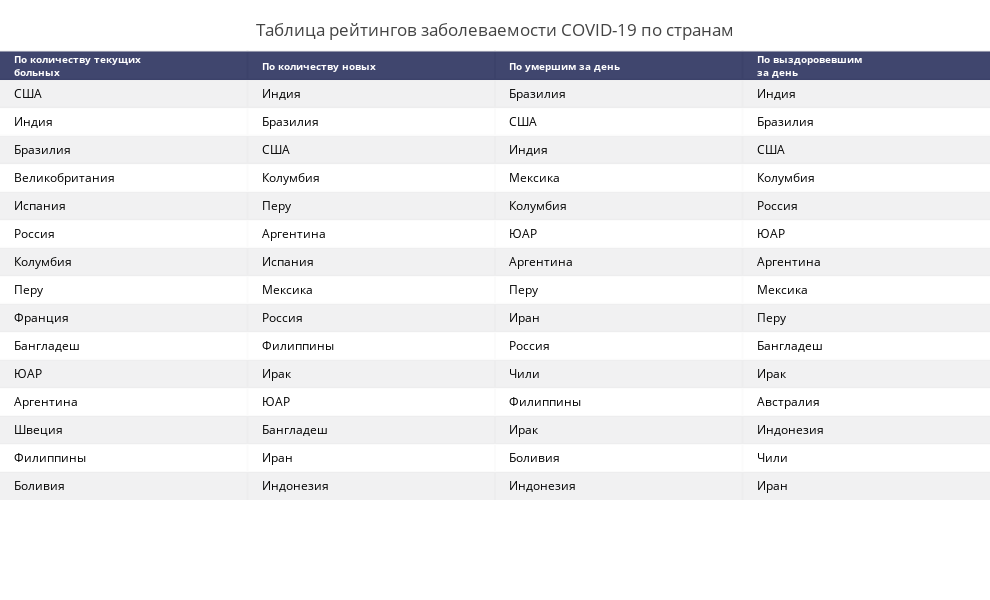

This figure's notebook cell:
### Code cell
covid_rates = pd.DataFrame()
mask = (X.Date==myday)&(X.Country!='Весь мир')
today_cases = X[mask]
#covid_rates.reset_index(drop=True)
covid_rates['По количеству текущих<br>больных'] = today_cases.sort_values(by=['Remaining_ill'],ascending = False).Country.reset_index(drop=True)
covid_rates['По количеству новых'] = today_cases.sort_values(by=['Day_confirmed'],ascending = False).Country.reset_index(drop=True)
covid_rates['По умершим за день'] = today_cases.sort_values(by=['Day_deaths'],ascending = False).Country.reset_index(drop=True)
covid_rates['По выздоровевшим<br>за день'] = today_cases.sort_values(by=['Day_recovered'],ascending = False).Country.reset_index(drop=True)
covid_rates.head(10)
fig =  ff.create_table(covid_rates.head(15))
fig.update_layout(
    
                  title_text ='Таблица рейтингов заболеваемости COVID-19 по странам',
                  margin = {'t':50, 'b':100},
                  title_x = 0.5,
                  title_y= 0.95,
                  title_xanchor = "center",
                  title_yanchor = "middle", 
                  
                  width = 990, height = 600,template = 'gridon',
    
    
                  xaxis_title='',yaxis_title = '')
for i in range(0,4):
        fig.layout.annotations[i].font.size = 10


fig.show()

### Figure 1 — Plotly figure (JSON) as saved in the notebook; plotly's stock layout.template omitted (floating-point values rounded to 4 significant figures)
{"data": [{"colorscale": [[0, "#00083e"], [0.5, "#ededee"], [1, "#ffffff"]], "hoverinfo": "none", "opacity": 0.75, "showscale": false, "type": "heatmap", "z": [[0, 0, 0, 0], [0.5, 0.5, 0.5, 0.5], [1, 1, 1, 1], [0.5, 0.5, 0.5, 0.5], [1, 1, 1, 1], [0.5, 0.5, 0.5, 0.5], [1, 1, 1, 1], [0.5, 0.5, 0.5, 0.5], [1, 1, 1, 1], [0.5, 0.5, 0.5, 0.5], [1, 1, 1, 1], [0.5, 0.5, 0.5, 0.5], [1, 1, 1, 1], [0.5, 0.5, 0.5, 0.5], [1, 1, 1, 1], [0.5, 0.5, 0.5, 0.5]]}], "layout": {"annotations": [{"align": "left", "font": {"color": "#ffffff", "size": 10}, "showarrow": false, "text": "<b>По количеству текущих<br>больных</b>", "x": -0.45, "xanchor": "left", "xref": "x", "y": 0, "yref": "y"}, {"align": "left", "font": {"color": "#ffffff", "size": 10}, "showarrow": false, "text": "<b>По количеству новых</b>", "x": 0.55, "xanchor": "left", "xref": "x", "y": 0, "yref": "y"}, {"align": "left", "font": {"color": "#ffffff", "size": 10}, "showarrow": false, "text": "<b>По умершим за день</b>", "x": 1.55, "xanchor": "left", "xref": "x", "y": 0, "yref": "y"}, {"align": "left", "font": {"color": "#ffffff", "size": 10}, "showarrow": false, "text": "<b>По выздоровевшим<br>за день</b>", "x": 2.55, "xanchor": "left", "xref": "x", "y": 0, "yref": "y"}, {"align": "left", "font": {"color": "#000000"}, "showarrow": false, "text": "США", "x": -0.45, "xanchor": "left", "xref": "x", "y": 1, "yref": "y"}, {"align": "left", "font": {"color": "#000000"}, "showarrow": false, "text": "Индия", "x": 0.55, "xanchor": "left", "xref": "x", "y": 1, "yref": "y"}, {"align": "left", "font": {"color": "#000000"}, "showarrow": false, "text": "Бразилия", "x": 1.55, "xanchor": "left", "xref": "x", "y": 1, "yref": "y"}, {"align": "left", "font": {"color": "#000000"}, "showarrow": false, "text": "Индия", "x": 2.55, "xanchor": "left", "xref": "x", "y": 1, "yref": "y"}, {"align": "left", "font": {"color": "#000000"}, "showarrow": false, "text": "Индия", "x": -0.45, "xanchor": "left", "xref": "x", "y": 2, "yref": "y"}, {"align": "left", "font": {"color": "#000000"}, "showarrow": false, "text": "Бразилия", "x": 0.55, "xanchor": "left", "xref": "x", "y": 2, "yref": "y"}, {"align": "left", "font": {"color": "#000000"}, "showarrow": false, "text": "США", "x": 1.55, "xanchor": "left", "xref": "x", "y": 2, "yref": "y"}, {"align": "left", "font": {"color": "#000000"}, "showarrow": false, "text": "Бразилия", "x": 2.55, "xanchor": "left", "xref": "x", "y": 2, "yref": "y"}, {"align": "left", "font": {"color": "#000000"}, "showarrow": false, "text": "Бразилия", "x": -0.45, "xanchor": "left", "xref": "x", "y": 3, "yref": "y"}, {"align": "left", "font": {"color": "#000000"}, "showarrow": false, "text": "США", "x": 0.55, "xanchor": "left", "xref": "x", "y": 3, "yref": "y"}, {"align": "left", "font": {"color": "#000000"}, "showarrow": false, "text": "Индия", "x": 1.55, "xanchor": "left", "xref": "x", "y": 3, "yref": "y"}, {"align": "left", "font": {"color": "#000000"}, "showarrow": false, "text": "США", "x": 2.55, "xanchor": "left", "xref": "x", "y": 3, "yref": "y"}, {"align": "left", "font": {"color": "#000000"}, "showarrow": false, "text": "Великобритания", "x": -0.45, "xanchor": "left", "xref": "x", "y": 4, "yref": "y"}, {"align": "left", "font": {"color": "#000000"}, "showarrow": false, "text": "Колумбия", "x": 0.55, "xanchor": "left", "xref": "x", "y": 4, "yref": "y"}, {"align": "left", "font": {"color": "#000000"}, "showarrow": false, "text": "Мексика", "x": 1.55, "xanchor": "left", "xref": "x", "y": 4, "yref": "y"}, {"align": "left", "font": {"color": "#000000"}, "showarrow": false, "text": "Колумбия", "x": 2.55, "xanchor": "left", "xref": "x", "y": 4, "yref": "y"}, {"align": "left", "font": {"color": "#000000"}, "showarrow": false, "text": "Испания", "x": -0.45, "xanchor": "left", "xref": "x", "y": 5, "yref": "y"}, {"align": "left", "font": {"color": "#000000"}, "showarrow": false, "text": "Перу", "x": 0.55, "xanchor": "left", "xref": "x", "y": 5, "yref": "y"}, {"align": "left", "font": {"color": "#000000"}, "showarrow": false, "text": "Колумбия", "x": 1.55, "xanchor": "left", "xref": "x", "y": 5, "yref": "y"}, {"align": "left", "font": {"color": "#000000"}, "showarrow": false, "text": "Россия", "x": 2.55, "xanchor": "left", "xref": "x", "y": 5, "yref": "y"}, {"align": "left", "font": {"color": "#000000"}, "showarrow": false, "text": "Россия", "x": -0.45, "xanchor": "left", "xref": "x", "y": 6, "yref": "y"}, {"align": "left", "font": {"color": "#000000"}, "showarrow": false, "text": "Аргентина", "x": 0.55, "xanchor": "left", "xref": "x", "y": 6, "yref": "y"}, {"align": "left", "font": {"color": "#000000"}, "showarrow": false, "text": "ЮАР", "x": 1.55, "xanchor": "left", "xref": "x", "y": 6, "yref": "y"}, {"align": "left", "font": {"color": "#000000"}, "showarrow": false, "text": "ЮАР", "x": 2.55, "xanchor": "left", "xref": "x", "y": 6, "yref": "y"}, {"align": "left", "font": {"color": "#000000"}, "showarrow": false, "text": "Колумбия", "x": -0.45, "xanchor": "left", "xref": "x", "y": 7, "yref": "y"}, {"align": "left", "font": {"color": "#000000"}, "showarrow": false, "text": "Испания", "x": 0.55, "xanchor": "left", "xref": "x", "y": 7, "yref": "y"}, {"align": "left", "font": {"color": "#000000"}, "showarrow": false, "text": "Аргентина", "x": 1.55, "xanchor": "left", "xref": "x", "y": 7, "yref": "y"}, {"align": "left", "font": {"color": "#000000"}, "showarrow": false, "text": "Аргентина", "x": 2.55, "xanchor": "left", "xref": "x", "y": 7, "yref": "y"}, {"align": "left", "font": {"color": "#000000"}, "showarrow": false, "text": "Перу", "x": -0.45, "xanchor": "left", "xref": "x", "y": 8, "yref": "y"}, {"align": "left", "font": {"color": "#000000"}, "showarrow": false, "text": "Мексика", "x": 0.55, "xanchor": "left", "xref": "x", "y": 8, "yref": "y"}, {"align": "left", "font": {"color": "#000000"}, "showarrow": false, "text": "Перу", "x": 1.55, "xanchor": "left", "xref": "x", "y": 8, "yref": "y"}, {"align": "left", "font": {"color": "#000000"}, "showarrow": false, "text": "Мексика", "x": 2.55, "xanchor": "left", "xref": "x", "y": 8, "yref": "y"}, {"align": "left", "font": {"color": "#000000"}, "showarrow": false, "text": "Франция", "x": -0.45, "xanchor": "left", "xref": "x", "y": 9, "yref": "y"}, {"align": "left", "font": {"color": "#000000"}, "showarrow": false, "text": "Россия", "x": 0.55, "xanchor": "left", "xref": "x", "y": 9, "yref": "y"}, {"align": "left", "font": {"color": "#000000"}, "showarrow": false, "text": "Иран", "x": 1.55, "xanchor": "left", "xref": "x", "y": 9, "yref": "y"}, {"align": "left", "font": {"color": "#000000"}, "showarrow": false, "text": "Перу", "x": 2.55, "xanchor": "left", "xref": "x", "y": 9, "yref": "y"}, {"align": "left", "font": {"color": "#000000"}, "showarrow": false, "text": "Бангладеш", "x": -0.45, "xanchor": "left", "xref": "x", "y": 10, "yref": "y"}, {"align": "left", "font": {"color": "#000000"}, "showarrow": false, "text": "Филиппины", "x": 0.55, "xanchor": "left", "xref": "x", "y": 10, "yref": "y"}, {"align": "left", "font": {"color": "#000000"}, "showarrow": false, "text": "Россия", "x": 1.55, "xanchor": "left", "xref": "x", "y": 10, "yref": "y"}, {"align": "left", "font": {"color": "#000000"}, "showarrow": false, "text": "Бангладеш", "x": 2.55, "xanchor": "left", "xref": "x", "y": 10, "yref": "y"}, {"align": "left", "font": {"color": "#000000"}, "showarrow": false, "text": "ЮАР", "x": -0.45, "xanchor": "left", "xref": "x", "y": 11, "yref": "y"}, {"align": "left", "font": {"color": "#000000"}, "showarrow": false, "text": "Ирак", "x": 0.55, "xanchor": "left", "xref": "x", "y": 11, "yref": "y"}, {"align": "left", "font": {"color": "#000000"}, "showarrow": false, "text": "Чили", "x": 1.55, "xanchor": "left", "xref": "x", "y": 11, "yref": "y"}, {"align": "left", "font": {"color": "#000000"}, "showarrow": false, "text": "Ирак", "x": 2.55, "xanchor": "left", "xref": "x", "y": 11, "yref": "y"}, {"align": "left", "font": {"color": "#000000"}, "showarrow": false, "text": "Аргентина", "x": -0.45, "xanchor": "left", "xref": "x", "y": 12, "yref": "y"}, {"align": "left", "font": {"color": "#000000"}, "showarrow": false, "text": "ЮАР", "x": 0.55, "xanchor": "left", "xref": "x", "y": 12, "yref": "y"}, {"align": "left", "font": {"color": "#000000"}, "showarrow": false, "text": "Филиппины", "x": 1.55, "xanchor": "left", "xref": "x", "y": 12, "yref": "y"}, {"align": "left", "font": {"color": "#000000"}, "showarrow": false, "text": "Австралия", "x": 2.55, "xanchor": "left", "xref": "x", "y": 12, "yref": "y"}, {"align": "left", "font": {"color": "#000000"}, "showarrow": false, "text": "Швеция", "x": -0.45, "xanchor": "left", "xref": "x", "y": 13, "yref": "y"}, {"align": "left", "font": {"color": "#000000"}, "showarrow": false, "text": "Бангладеш", "x": 0.55, "xanchor": "left", "xref": "x", "y": 13, "yref": "y"}, {"align": "left", "font": {"color": "#000000"}, "showarrow": false, "text": "Ирак", "x": 1.55, "xanchor": "left", "xref": "x", "y": 13, "yref": "y"}, {"align": "left", "font": {"color": "#000000"}, "showarrow": false, "text": "Индонезия", "x": 2.55, "xanchor": "left", "xref": "x", "y": 13, "yref": "y"}, {"align": "left", "font": {"color": "#000000"}, "showarrow": false, "text": "Филиппины", "x": -0.45, "xanchor": "left", "xref": "x", "y": 14, "yref": "y"}, {"align": "left", "font": {"color": "#000000"}, "showarrow": false, "text": "Иран", "x": 0.55, "xanchor": "left", "xref": "x", "y": 14, "yref": "y"}, {"align": "left", "font": {"color": "#000000"}, "showarrow": false, "text": "Боливия", "x": 1.55, "xanchor": "left", "xref": "x", "y": 14, "yref": "y"}, {"align": "left", "font": {"color": "#000000"}, "showarrow": false, "text": "Чили", "x": 2.55, "xanchor": "left", "xref": "x", "y": 14, "yref": "y"}, {"align": "left", "font": {"color": "#000000"}, "showarrow": false, "text": "Боливия", "x": -0.45, "xanchor": "left", "xref": "x", "y": 15, "yref": "y"}, {"align": "left", "font": {"color": "#000000"}, "showarrow": false, "text": "Индонезия", "x": 0.55, "xanchor": "left", "xref": "x", "y": 15, "yref": "y"}, {"align": "left", "font": {"color": "#000000"}, "showarrow": false, "text": "Индонезия", "x": 1.55, "xanchor": "left", "xref": "x", "y": 15, "yref": "y"}, {"align": "left", "font": {"color": "#000000"}, "showarrow": false, "text": "Иран", "x": 2.55, "xanchor": "left", "xref": "x", "y": 15, "yref": "y"}], "height": 600, "margin": {"b": 100, "l": 0, "r": 0, "t": 50}, "title": {"text": "Таблица рейтингов заболеваемости COVID-19 по странам", "x": 0.5, "xanchor": "center", "y": 0.95, "yanchor": "middle"}, "width": 990, "xaxis": {"dtick": 1, "gridwidth": 2, "showticklabels": false, "tick0": -0.5, "ticks": "", "title": {"text": ""}, "zeroline": false}, "yaxis": {"autorange": "reversed", "dtick": 1, "gridwidth": 2, "showticklabels": false, "tick0": 0.5, "ticks": "", "title": {"text": ""}, "zeroline": false}}}
